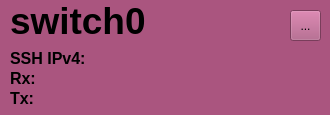
           <widget class="QWidget" name="wgt_sw0" native="true">
            <property name="enabled">
             <bool>true</bool>
            </property>
            <property name="autoFillBackground">
             <bool>false</bool>
            </property>
            <property name="styleSheet">
             <string notr="true">background-color: rgb(170, 85, 127)</string>
            </property>
            <widget class="QLabel" name="lbl_switchname_sw0">
             <property name="geometry">
              <rect>
               <x>10</x>
               <y>5</y>
               <width>141</width>
               <height>31</height>
              </rect>
             </property>
             <property name="font">
              <font>
               <pointsize>28</pointsize>
               <weight>75</weight>
               <bold>true</bold>
              </font>
             </property>
             <property name="focusPolicy">
              <enum>Qt::NoFocus</enum>
             </property>
             <property name="text">
              <string>switch0</string>
             </property>
            </widget>
            <widget class="QLabel" name="lbl_rx_sw0">
             <property name="geometry">
              <rect>
               <x>10</x>
               <y>70</y>
               <width>311</width>
               <height>16</height>
              </rect>
             </property>
             <property name="font">
              <font>
               <pointsize>12</pointsize>
               <weight>75</weight>
               <bold>true</bold>
              </font>
             </property>
             <property name="text">
              <string>Rx:</string>
             </property>
            </widget>
            <widget class="QLabel" name="lbl_tx_sw0">
             <property name="geometry">
              <rect>
               <x>10</x>
               <y>90</y>
               <width>311</width>
               <height>16</height>
              </rect>
             </property>
             <property name="font">
              <font>
               <pointsize>12</pointsize>
               <weight>75</weight>
               <bold>true</bold>
              </font>
             </property>
             <property name="text">
              <string>Tx:</string>
             </property>
            </widget>
            <widget class="QToolButton" name="tBtn_editSwitch_sw0">
             <property name="geometry">
              <rect>
               <x>290</x>
               <y>10</y>
               <width>31</width>
               <height>31</height>
              </rect>
             </property>
             <property name="text">
              <string>...</string>
             </property>
            </widget>
            <widget class="QLabel" name="lbl_sship_sw0">
             <property name="geometry">
              <rect>
               <x>10</x>
               <y>50</y>
               <width>311</width>
               <height>16</height>
              </rect>
             </property>
             <property name="font">
              <font>
               <pointsize>12</pointsize>
               <weight>75</weight>
               <bold>true</bold>
              </font>
             </property>
             <property name="text">
              <string>SSH IPv4:</string>
             </property>
            </widget>
           </widget>
